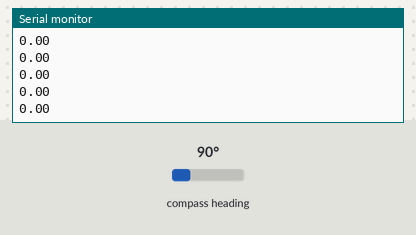
This sketch was run on a simulated ESP32. Shown: the last lines printed to the serial monitor. Inputs (shaded band) come from the test bench; at power-on: compass heading 90°. Nothing arrives over Bluetooth unless stated.

Above: at 2.2 s.
2.3 s: compass heading set to 7°
At 3.1 s:
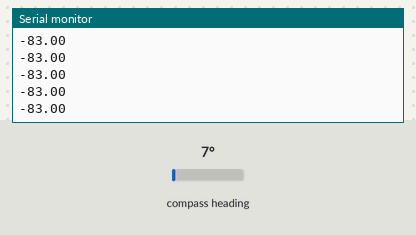
3.8 s: compass heading set to 90°
At 4.7 s:
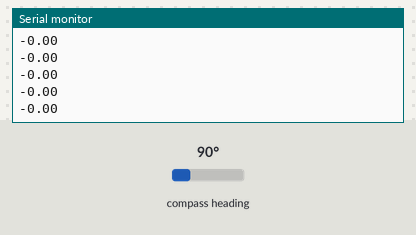
Timing chart, 0 to 6.8 s (numbered marks = the images above; inputs shaded):
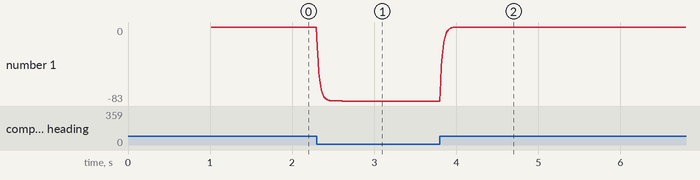

Measured:
- after the input at 2.3 s, the serial monitor: prints a new line at once (image 1)
- after the input at 3.8 s, the serial monitor: prints a new line at once (image 2)
- plotted number 1: 0 → -83 after the input at 2.3 s

The sketch:

bt.ino
```cpp
#include "BluetoothSerial.h"
#include <AS5048A.h>

#if !defined(CONFIG_BT_ENABLED) || !defined(CONFIG_BLUEDROID_ENABLED)
#error Bluetooth is not enabled! Please run `make menuconfig` to enable it
#endif

BluetoothSerial SerialBT;

AS5048A angleSensor(04, false);

static float neutral_position = 0;

void setup() {
  Serial.begin(115200);
  SerialBT.begin("ESP32test_right");
  Serial.println("The device started, now you can pair it with Bluetooth!");

  angleSensor.begin();

  // Determine the zero position dynamically
  determineZeroPosition();

  //Serial.print("Neutral Position: ");
  //Serial.println(neutral_position);

  Serial.print("New Zero Position: ");
  Serial.println(angleSensor.getZeroPosition());
}

void determineZeroPosition() {
  const int numSamples = 100;
  float sum = 0;

  Serial.println("Determining Zero Position...");

  for (int i = 0; i < numSamples; i++) {
    float reading = angleSensor.getRotationInDegrees();
    sum += reading;
    delay(10);
  }

  neutral_position = sum / numSamples;
}


// Kalman filter variables
float x_hat = 0;        // Estimate of the statec:\Users\lingh\Downloads\libraries\AS5048\src\AS5048A.h
float P = 1;            // Estimate error covariance
const float Q = 0.001;  // Process noise covariance (adjust as needed)
const float R = 0.01;   // Measurement noise covariance (adjust as needed)
float kalmanFilter(float measurement) {
  // Prediction step
  float x_hat_minus = x_hat;
  float P_minus = P + Q;

  // Update step
  float K = P_minus / (P_minus + R);
  x_hat = x_hat_minus + K * (measurement - x_hat_minus);
  P = (1 - K) * P_minus;

  return x_hat;
}


// filter info
const float samplingFrequency = 100.0;   // Sampling frequency in Hz
const float cutoffFrequency = 5.0;     // Cutoff frequency in Hz
const float tau = 1.0 / (2.0 * PI * cutoffFrequency);   // Time constant for the filter
const float alpha = 1.0 / (1.0 + tau * samplingFrequency);
float filtered_measurement = 0;
float lowPassFilter(float measurement){

      filtered_measurement = alpha * measurement + (1.0 - alpha) * filtered_measurement;
      return filtered_measurement;
}

void loop() {
  float readingVal = angleSensor.getRotationInDegrees();

  // compensate initial offset
  readingVal = readingVal - neutral_position;

  float filtered_reading = kalmanFilter(readingVal);

  if (filtered_reading > 180)
  {
    filtered_reading = filtered_reading - 360;
  }
  else if (filtered_reading < -180)
  {
    filtered_reading = filtered_reading + 360;
  }

  // Send the filtered angle data to MATLAB over Bluetooth
  SerialBT.println(filtered_reading);
  Serial.println(filtered_reading);
  delay(10);  // Set sample frequency=100hz
}
```
